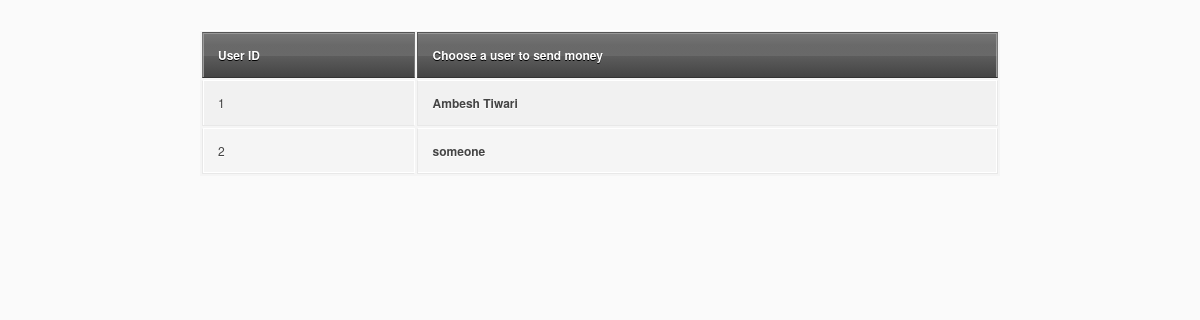
Page /choose_sender/ on the earlier database version.
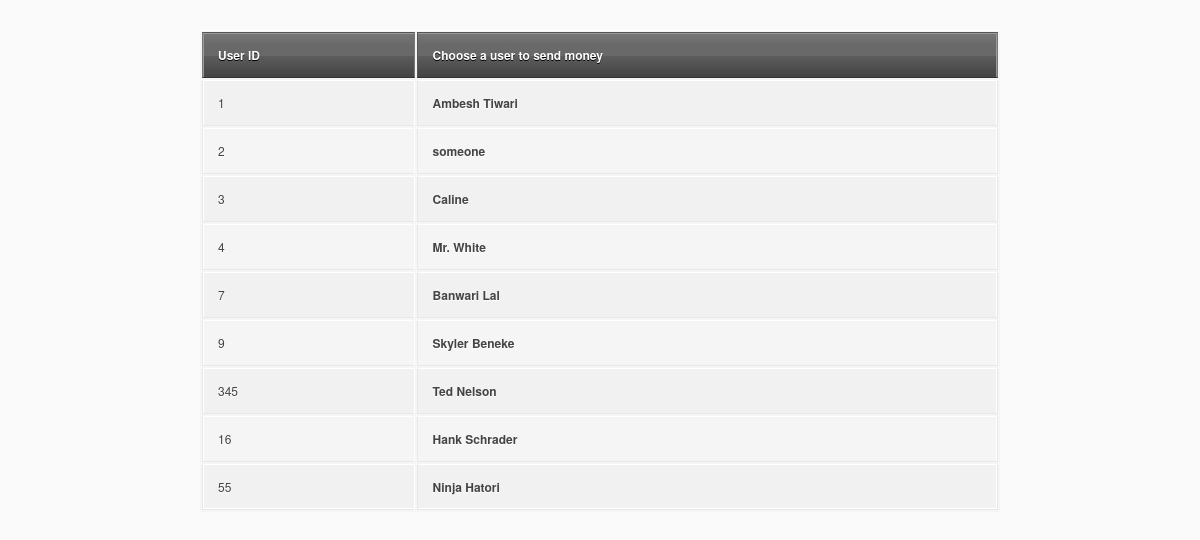
Same page on the later database version.
### creditmanage/models.py (models this page shows, shortened)
class client(models.Model):
	name = models.CharField(max_length=200)
	uid = models.CharField(max_length=200)
	balance = models.IntegerField()

### creditmanage/views.py (the view)
# urls.py: path('choose_sender/' , views.choose_sender),
def choose_sender(request):
	clients = client.objects.all()
	return render(request , 'choose_sender.html' , {'clients' : clients})

### creditmanage/template/choose_sender.html (shortened to what this page needs)
<html>
<head>
  {%load static%}
  <link rel="stylesheet" type="text/css" href="{%static '/css/chooseuser.css'%}">
</head>
<body>
<table>
  <thead>
    <tr>
      <th> User ID </th>
      <th>Choose a user to send money</th>
    </tr>
  </thead>
  <tbody>
    {%for c in clients%}
    <tr>
      <td>{{c.uid}}</td>
      <td><strong><p uid = '{{c.uid}}' purpose = "sender">{{c.name}}</p></strong></td>
    </tr>
    {%endfor%}
  </tbody>
</table>
</body>
</html>

Differences in the rows shown:
added client: uid "3", name "Caline"
added client: uid "4", name "Mr. White"
added client: uid "7", name "Banwari Lal"
added client: uid "9", name "Skyler Beneke"
added client: uid "345", name "Ted Nelson"
added client: uid "16", name "Hank Schrader"
added client: uid "55", name "Ninja Hatori"
